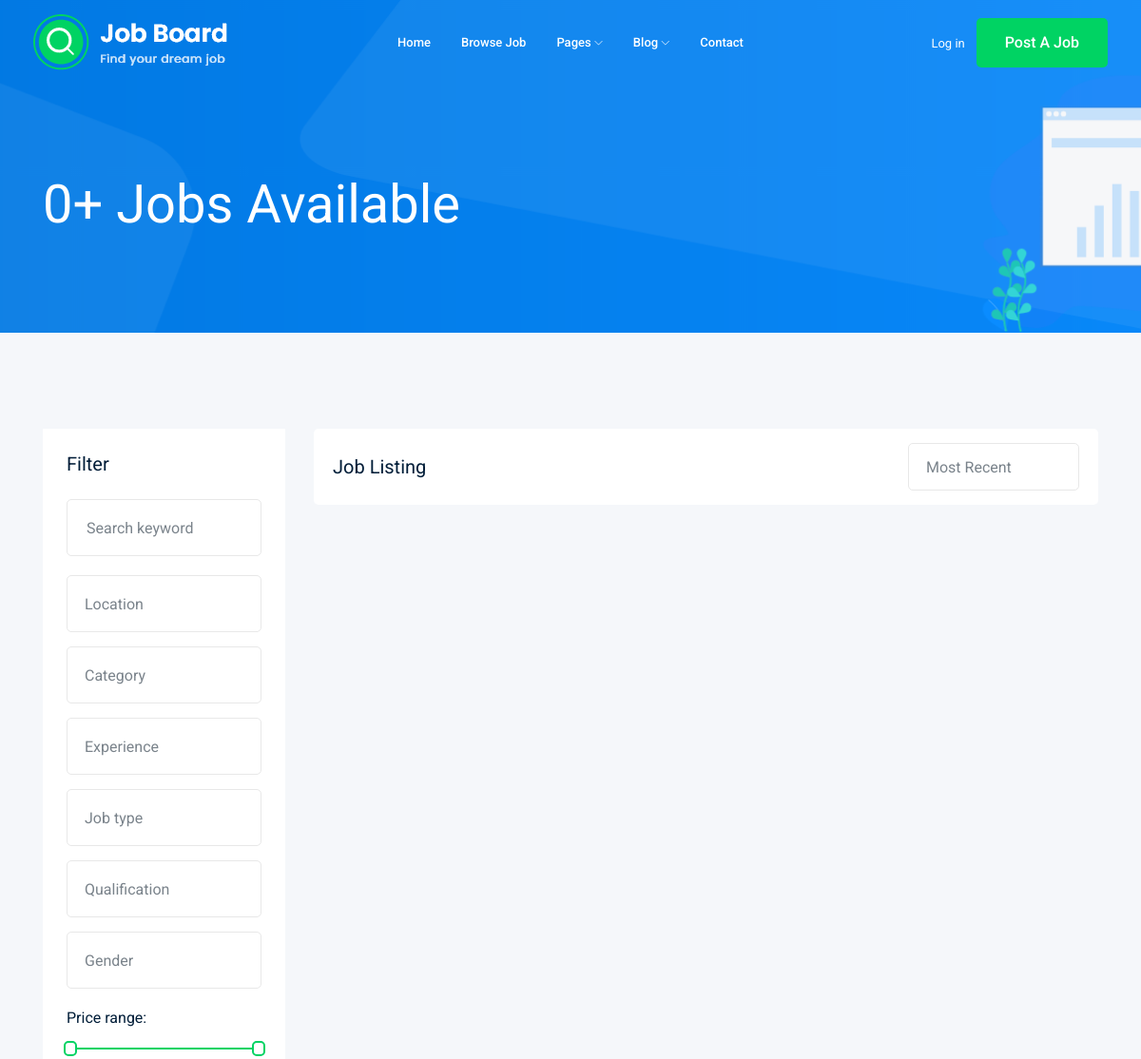
The page /jobs/ (upper part) on the database as committed earlier.
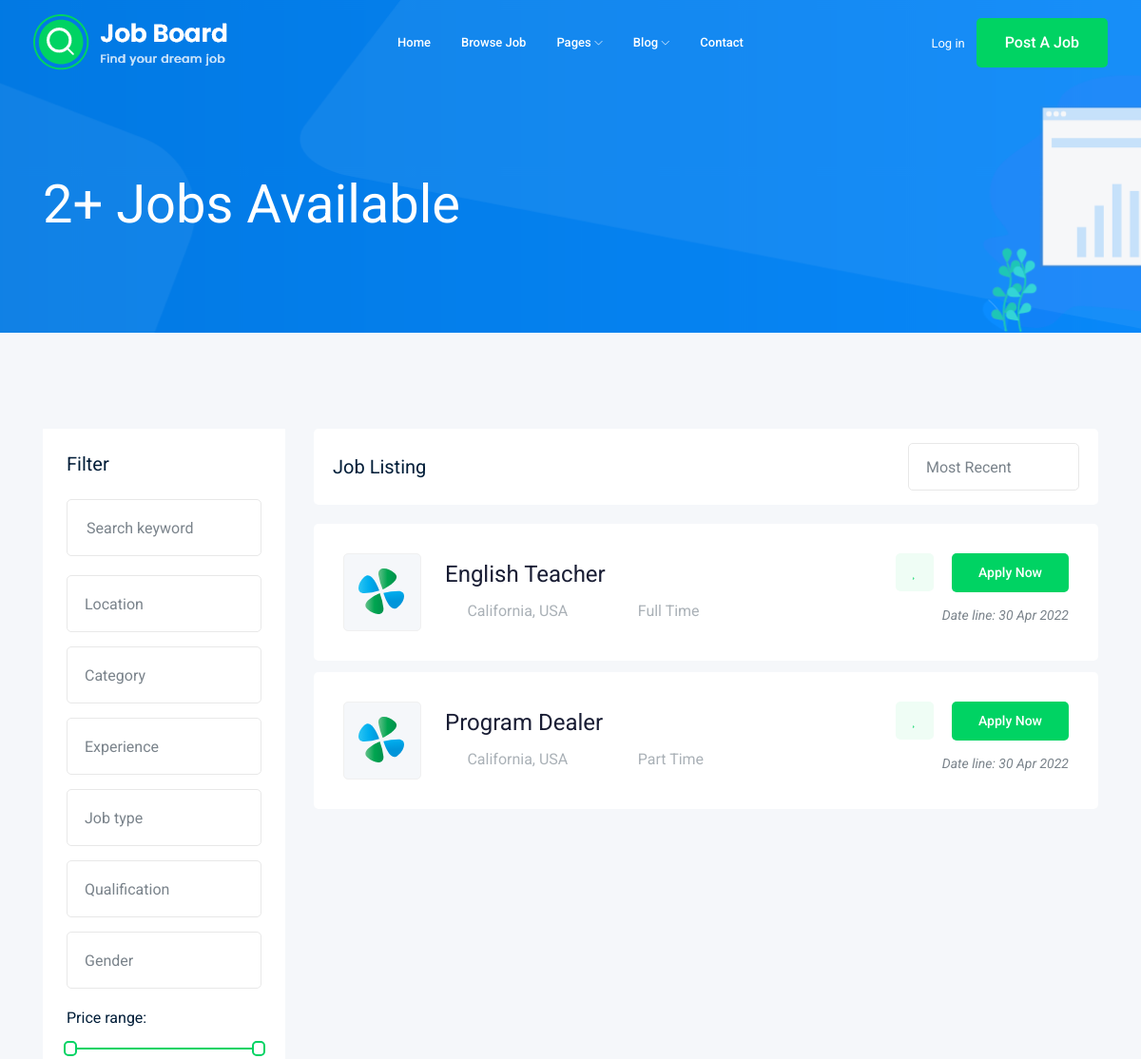
The same page on the database as committed later.
### job/models.py (models this page shows, shortened)
class Job(models.Model):
    owner = models.ForeignKey(User, related_name='job_owner', on_delete=models.CASCADE)
    title = models.CharField(max_length=100)
    job_type = models.CharField(max_length=15, choices=JOB_TYPE)
    description = models.TextField(max_length=1000)
    published_at = models.DateTimeField(auto_now=True)
    vacancy = models.IntegerField(default=1)
    salary = models.IntegerField(default=0)
    experience = models.IntegerField(default=1)
    category = models.ForeignKey('Category', on_delete=models.CASCADE)
    image = models.ImageField(upload_to=image_upload)
    slug = models.SlugField(blank=True, null=True)
    def __str__(self):
        return self.title

### job/views.py (the view)
# urls.py: path('', views.job_list, name='job_list'),
def job_list(request):
    job_list = Job.objects.all()
    paginator = Paginator(job_list, 5) # Show 5 Jobs Per Page.
    page_number = request.GET.get('page')
    page_obj = paginator.get_page(page_number)
    context = {'jobs': page_obj}
    print(job_list)
    return render(request, 'job/job_list.html', context)

### job/templates/job/job_list.html (shortened to what this page needs)
{% extends 'base.html' %}
{% block body %}
    <div class="bradcam_area bradcam_bg_1">
        <div class="container">
            <div class="row">
                <div class="col-xl-12">
                    <div class="bradcam_text">
                        <h3>{{ jobs.paginator.count }}+ Jobs Available</h3>
                    </div>
                </div>
            </div>
        </div>
    </div>
    <div class="job_listing_area plus_padding">
        <div class="container">
            <div class="row">
                <div class="col-lg-3">
                    <div class="job_filter white-bg">
                        <div class="form_inner white-bg">
                            <h3>Filter</h3>
                            <form action="#">
                                <div class="row">
                                    <div class="col-lg-12">
                                        <div class="single_field">
                                            <input type="text" placeholder="Search keyword">
                                        </div>
                                    </div>
                                    <div class="col-lg-12">
                                    </div>
                                    <div class="col-lg-12">
                                    </div>
                                    <div class="col-lg-12">
                                    </div>
                                    <div class="col-lg-12">
                                    </div>
                                    <div class="col-lg-12">
                                    </div>
                                    <div class="col-lg-12">
                                    </div>
                                </div>
                            </form>
                        </div>
                        <div class="range_wrap">
                            <label for="amount">Price range:</label>
                            <div id="slider-range"></div>
                        </div>
                    </div>
                </div>
                <div class="col-lg-9">
                    <div class="recent_joblist_wrap">
                        <div class="recent_joblist white-bg ">
                            <div class="row align-items-center">
                                <div class="col-md-6">
                                    <h4>Job Listing</h4>
                                </div>
                                <div class="col-md-6">
                                    <div class="serch_cat d-flex justify-content-end">
                                    </div>
                                </div>
                            </div>
                        </div>
                    </div>
                    <div class="job_lists m-0">
                        <div class="row">
                        {% for job in jobs %}
                            <div class="col-lg-12 col-md-12">
                                <div class="single_jobs white-bg d-flex justify-content-between">
                                    <div class="jobs_left d-flex align-items-center">
                                        <div class="thumb">
                                            <img src="img/svg_icon/1.svg" alt="">
                                        </div>
                                        <div class="jobs_conetent">
                                            <a href="{% url 'jobs:job_details' job.slug %}"><h4>{{ job }}</h4></a>
                                            <div class="links_locat d-flex align-items-center">
                                                <div class="location">
                                                    <p> <i class="fa fa-map-marker"></i> California, USA</p>
                                                </div>
                                                <div class="location">
                                                    <p> <i class="fa fa-clock-o"></i> {{ job.job_type }}</p>
                                                </div>
                                            </div>
                                        </div>
                                    </div>
                                    <div class="jobs_right">
                                        <div class="apply_now">
                                            <a class="heart_mark" href="#"> <i class="fa fa-heart"></i> </a>
                                            <a href="{% url 'jobs:job_details' job.slug %}" class="boxed-btn3">Apply Now</a>
                                        </div>
                                        <div class="date">
                                            <p>Date line: {{ job.published_at|date:'d M o' }}</p>
                                        </div>
                                    </div>
                                </div>
                            </div>
                        {% endfor %}
                        </div>
                </div>
            </div>
        </div>
    </div>
{% endblock body %}

### templates/base.html (shortened to what this page needs)
{% load static %}
<!doctype html>
<html class="no-js" lang="zxx">
<head>
    <link rel="stylesheet" href="{% static 'css/bootstrap.min.css' %}">
    <link rel="stylesheet" href="{% static 'css/owl.carousel.min.css' %}">
    <link rel="stylesheet" href="{% static 'css/magnific-popup.css' %}">
    <link rel="stylesheet" href="{% static 'css/font-awesome.min.css' %}">
    <link rel="stylesheet" href="{% static 'css/themify-icons.css' %}">
    <link rel="stylesheet" href="{% static 'css/nice-select.css' %}">
    <link rel="stylesheet" href="{% static 'css/flaticon.css' %}">
    <link rel="stylesheet" href="{% static 'css/jquery-ui.css' %}">
    <link rel="stylesheet" href="{% static 'css/gijgo.css' %}">
    <link rel="stylesheet" href="{% static 'css/animate.min.css' %}">
    <link rel="stylesheet" href="{% static 'css/slicknav.css' %}">
    <link rel="stylesheet" href="{% static 'css/style.css' %}">
</head>
<body>
    <header>
        <div class="header-area ">
            <div id="sticky-header" class="main-header-area">
                <div class="container-fluid ">
                    <div class="header_bottom_border">
                        <div class="row align-items-center">
                            <div class="col-xl-3 col-lg-2">
                                <div class="logo">
                                    <a href="index.html">
                                        <img src="{% static 'img/logo.png' %}" alt="">
                                    </a>
                                </div>
                            </div>
                            <div class="col-xl-6 col-lg-7">
                                <div class="main-menu  d-none d-lg-block">
                                    <nav>
                                        <ul id="navigation">
                                            <li><a href="index.html">home</a></li>
                                            <li><a href="{% url 'jobs:job_list' %}">Browse Job</a></li>
                                            <li><a href="#">pages <i class="ti-angle-down"></i></a>
                                            </li>
                                            <li><a href="#">blog <i class="ti-angle-down"></i></a>
                                            </li>
                                            <li><a href="contact.html">Contact</a></li>
                                        </ul>
                                    </nav>
                                </div>
                            </div>
                            <div class="col-xl-3 col-lg-3 d-none d-lg-block">
                                <div class="Appointment">
                                    <div class="phone_num d-none d-xl-block">
                                        <a href="{% url 'login' %}">Log in</a>
                                    </div>
                                    <div class="d-none d-lg-block">
                                        <a class="boxed-btn3" href="{% url 'jobs:post_job' %}">Post a Job</a>
                                    </div>
                                </div>
                            </div>
                            <div class="col-12">
                            </div>
                        </div>
                    </div>
                </div>
            </div>
        </div>
    </header>
    {% block body %}
    {% endblock body %}
</body>
</html>

Rows that differ between the two databases and show on the page:
added Job: title "English Teacher", job_type "Full Time", published_at "30 Apr 2022"
added Job: title "Program Dealer", job_type "Part Time", published_at "30 Apr 2022"
Other text that changed with them:
{{ jobs.paginator.count }}: "0" → "2"
